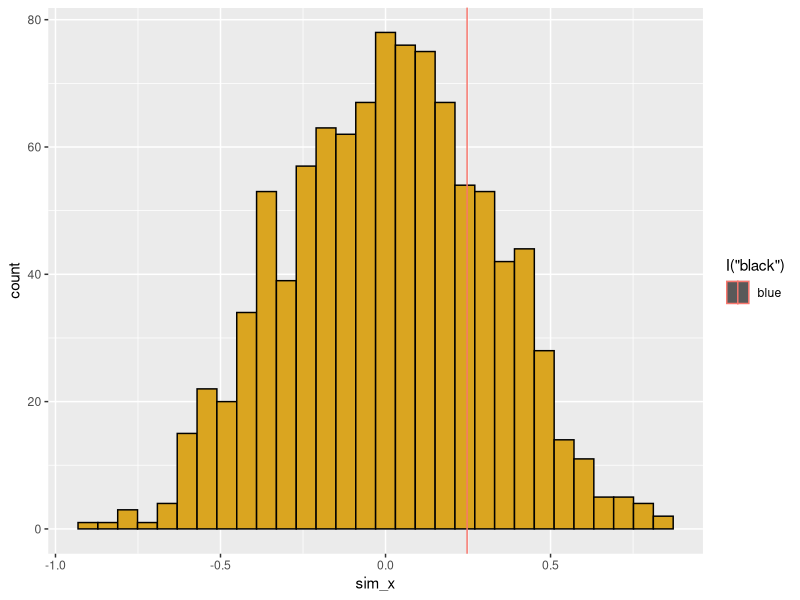

Reproduce this figure in R.
# --------------------------------------
# Randomization tests
# 25 Mar 2020
# NJG
# --------------------------------------
#

# statistical p is probability of obtaining
# the observed results (or something more extreme)
# if the null hypothesis were true p(data|H0)
# null hypothesis is hypothesis of "no effect"
# variation is caused by measured error or other
# unspecified (and less important) sources of variation

# two advantages of randomization tests
# relaxes assumptions of standard parametric tests (normality, balanced sample sizes, common variance)
# gives a more intuitive understanding of statistical probability

# Steps in randomization test --------------------------------------

# 1. Define a metric X as a single number to represent pattern
# 2. Calculate X(obs) the metric for the empirical (=observed) data that we start with.
# 3. Randomize or reshuffle the data. Randomize in a way that would uncouple the association between observed data and their assignment to treatment groups. Ideally, the randomization only affects the pattern of treatment effects in the data. Other aspects of the data (such as sample sizes) are preserved in the randomization. Simulate the null hypothesis!
# 4. For this single randomization, calculate X(sim). If null hypothesis is true X(obs) is similar to X(sim). If null hypothesis is false X(obs) is very different from X(sim).
# 5. Repeat steps (3) and (4) many times (typically n=1000). This will let us visualize as a histogram the distribution of X(sim); distribution of X values when the null hypothesis is true.
# 6 Estimate the tail probability of the observed metric (or something more extreme) given the null distribution (p(X(obs)|H0).

# Preliminaries --------------------------------------c

library(ggplot2)
library(TeachingDemos)

set.seed(100)
char2seed("espresso withdrawal")
options(digits=10) # optional
char2seed("espresso withdrawal",set=FALSE)

Sys.time()
as.numeric(Sys.time())
my_seed <- as.numeric(Sys.time())
set.seed(my_seed)
char2seed("espresso withdrawal")

# create treatment groups
trt_group <- c(rep("Control",4),rep("Treatment",5))
print(trt_group)

# create response variable
z <- c(runif(4) + 1, runif(5) + 10)
print(z)

# combine vectors into data frame
df <- data.frame(trt=trt_group,res=z)
print(df)

# look at means in the two groups
 obs <- tapply(df$res,df$trt,mean)
 print(obs)

# create a simulated data set
 
 #set up a new data frame
 df_sim <- df
df_sim$res <- sample(df_sim$res) 
print(df_sim)

# look at mean in the two groups of randomized data
sim <- tapply(df_sim$res,df_sim$trt,mean)
print(sim)

# build functions --------------------------------------

# --------------------------------------
# FUNCTION read_data
# description: read in (or generate) data set for analysis
# inputs: file name (or nothing, as in this demo)
# outputs: 3 column data frame of observed data (ID, x, y)
########################################
read_data <- function(z=NULL) {
        if(is.null(z)){
                x_obs <-1:20
                y_obs <- x_obs + 10*rnorm(20)
                df <- data.frame(ID=seq_along(x_obs),
                                 x_obs,
                                 y_obs)}
   #     df <- read.table(file=z,
  #                       header=TRUE,
  #                       stringsAsFactors=FALSE)
        return(df)

} # end of read_data
# --------------------------------------
# read_data()

# --------------------------------------
# FUNCTION get_metric
# description: calculate metric for randomization test
# inputs: 2-column data frame for regression
# outputs: regression slope
########################################
get_metric <- function(z=NULL) {
        if(is.null(z)){
                x_obs <- 1:20
                y_obs <- x_obs + 10*rnorm(20)
                z <- data.frame(ID=seq_along(x_obs),
                                x_obs,
                                y_obs)}
        
        . <- lm(z[,3]~z[,2])
        . <- summary(.)
        . <- .$coefficients[2,1]
        slope <- .
       return(slope)
}
# -------------calculate metric for regression
# get_metric()

# --------------------------------------
# FUNCTION shuffle_data
# description: randomize data for regression analysis
# inputs: 3 column data frame (ID, xvar, yvar)
# outputs: 3 column data frame (ID, xvar, yvar)
########################################
shuffle_data <- function(z=NULL) {
              if(is.null(z)){
                      x_obs <- 1:20
                      y_obs <- x_obs + 10*rnorm(20)
                      z <- data.frame(ID=seq_along(x_obs),
                                      x_obs,
                                      y_obs)}
        z[,3] <- sample(z[,3])


return(z)

} # end of shuffle_data
# --------------------------------------
# shuffle_data()

# --------------------------------------
# FUNCTION get_pval
# description: calculate p value from simulation
# inputs: list of observed metric and vector of simulated metrics
# outputs: lower, and upper tail probability values
########################################
get_pval <- function(z=NULL) {
        if(is.null(z)){
                z <- list(rnorm(1),rnorm(1000)) }
                p_lower <- mean(z[[2]]<=z[[1]])
                p_upper <- mean(z[[2]]>=z[[1]])

return(c(pL=p_lower,pU=p_upper))

} # end of get_pval
# --------------------------------------
# get_pval()

# --------------------------------------
# FUNCTION plot_ran_test
# description: create a ggplot of histogram of simulated values
# inputs: list of observed metric and vector simulated metrics
# outputs: saved ggplot graph
########################################
plot_ran_test <- function(z=NULL) {

                if(is.null(z)){
                        z <- list(rnorm(1),rnorm(1000)) }
        df <- data.frame(ID=seq_along(z[[2]]), sim_x=z[[2]])
        p1 <- ggplot(data=df, mapping=aes(x=sim_x))
        p1 + geom_histogram(mapping=aes(fill=I("goldenrod"),
                                        color=I("black"))) +
        geom_vline(aes(xintercept=z[[1]],col="blue"))

} # end of plot_ran_test
# --------------------------------------
# plot_ran_test()

n_sim <- 1000 # number of simulated data sets
x_sim <- rep(NA,n_sim) # set up empty vector for simulated slopes
df <- read_data()  # get (fake) data
x_obs <- get_metric(df) # get slope of observed data

for (i in seq_len(n_sim)) {
  x_sim[i] <- get_metric(shuffle_data(df)) # run simulation
}

slopes <- list(x_obs,x_sim) 
get_pval(slopes)
plot_ran_test(slopes)
